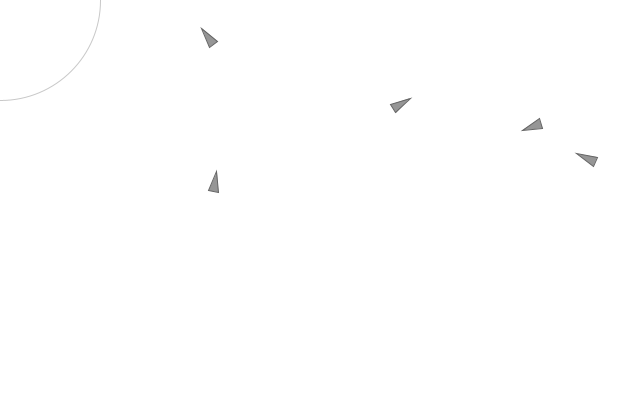
Frame 1 (no input)
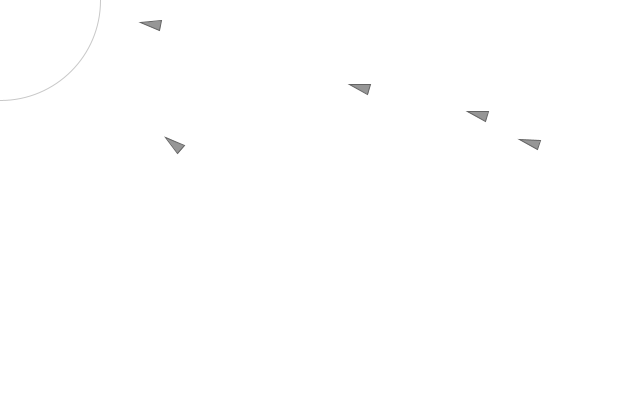
Frame 60 (the mouse pressed at the canvas centre just before this capture)
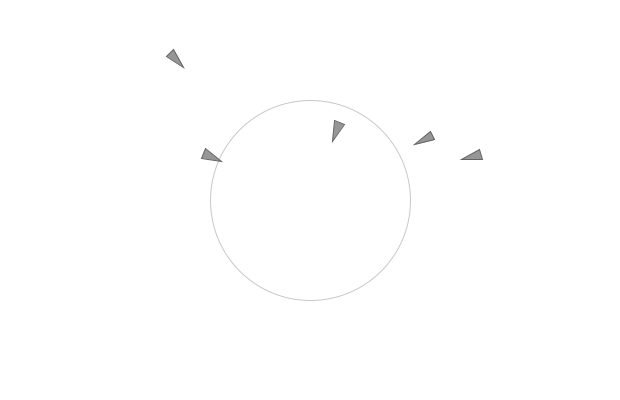
Frame 120 (the mouse held since frame 60 and released just before this capture)

The Processing sketch that drew these frames (run headless with seeded random() and noise(); from frame 60 on, the mouse is pressed at the canvas centre):

// Processing sketch: Flock
// ── Flock.pde
// vim:filetype=java
ArrayList<Vehicel> vehicels;

void setup() {
  size(620, 400);
  pixelDensity(displayDensity());

  vehicels = new ArrayList<Vehicel>();

  for (int i = 0; i < 5; i++) {
    vehicels.add(new Vehicel(new PVector(random(width), random(height))));
  }
}

void draw() {
  background(255);

  noFill();
  stroke(200);
  ellipse(mouseX, mouseY, 200, 200);

  for (Vehicel v : vehicels) {
    v.seek(new PVector(mouseX, mouseY));
    v.update();
    v.draw();
  }
}

// ── Vehicel.pde
// vim:filetype=java

class Vehicel {
  PVector pos;
  PVector vel;
  PVector acc;
  float maxSpeed;
  float maxForce;
  float radius;

  Vehicel(PVector pos) {
    this.pos = pos;
    this.vel = new PVector(random(-1, 1), random(-1, 1));
    this.acc = new PVector(0, 0);
    this.maxSpeed = 1;
    this.maxForce = 0.1;
    this.radius = 100;
  }

  void seek(PVector target) {
    PVector desire = PVector.sub(target, pos);
    float dist = desire.mag();
    if (dist < radius) {
      desire.setMag(dist / radius * maxSpeed);
    } else {
      desire.setMag(maxSpeed);
    }

    PVector steer = PVector.sub(desire, vel);
    steer.limit(maxForce);

    applyForce(steer);
  }

  void applyForce(PVector force) {
    acc.add(force); 
  }

  void update() {
    vel.add(acc);
    pos.add(vel);
    acc.mult(0);
  }

  void draw() {
    fill(150);
    stroke(100);
    pushMatrix();
    translate(pos.x, pos.y);
    rotate(vel.heading() + HALF_PI);
    triangle(0, -10,
             5, 10,
             -5, 10);
    popMatrix();
  }
}
